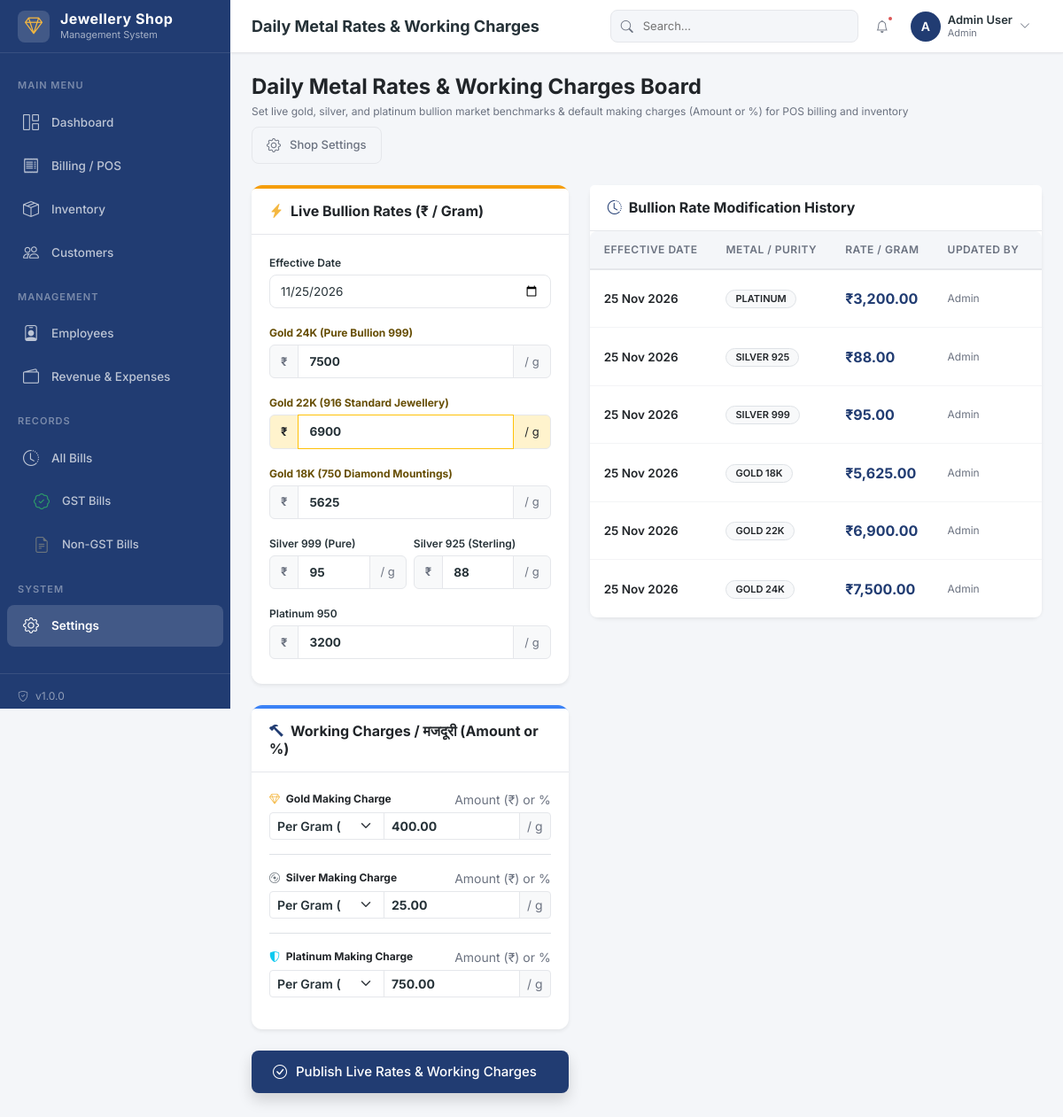
The page /modules/settings/metal_rates.php (signed in) on the database its author committed.
### tables this page shows
CREATE TABLE metal_rates (
    id INT AUTO_INCREMENT PRIMARY KEY,
    metal_type ENUM('gold_24k', 'gold_22k', 'gold_18k', 'silver_999', 'silver_925', 'platinum', 'diamond') NOT NULL,
    rate_per_gram DECIMAL(10,2) NOT NULL,
    effective_date DATE NOT NULL,
    created_by INT DEFAULT NULL,
    created_at TIMESTAMP DEFAULT CURRENT_TIMESTAMP,
    FOREIGN KEY (created_by) REFERENCES users(id) ON DELETE SET NULL,
    INDEX idx_metal_date (metal_type, effective_date),
    INDEX idx_effective_date (effective_date)
);

### config/database.php (called while the page is built, shortened)
<?php
function appUrl($path = '') {
    $scriptName = $_SERVER['SCRIPT_NAME'] ?? '';
    $base = '';
    if (strpos($scriptName, '/POS-Jewellery') === 0) {
        $base = '/POS-Jewellery';
    }
    $path = ltrim($path, '/');
    return $base . ($path ? '/' . $path : '');
}
function url($path = '') {
    return appUrl($path);
}
function getDBConnection() {
    static $pdo = null;
    if ($pdo === null) {
        $options = [
            PDO::ATTR_ERRMODE            => PDO::ERRMODE_EXCEPTION,
            PDO::ATTR_DEFAULT_FETCH_MODE => PDO::FETCH_ASSOC,
            PDO::ATTR_EMULATE_PREPARES   => false,
        ];
        $hosts = [DB_HOST, '127.0.0.1', 'localhost'];
        foreach (array_unique($hosts) as $h) {
            try {
                $dsn = "mysql:host=" . $h . ";dbname=" . DB_NAME . ";charset=" . DB_CHARSET;
                $pdo = new PDO($dsn, DB_USER, DB_PASS, $options);
                $pdo->exec("SET NAMES utf8mb4 COLLATE utf8mb4_unicode_ci");
                break;
            } catch (PDOException $e) {
                $lastException = $e;
            }
        }
    }
    return $pdo;
}
function getSetting($key, $default = '') {
    static $cache = [];
    if (isset($cache[$key])) {
        return $cache[$key];
    }
    try {
        $pdo = getDBConnection();
        $stmt = $pdo->prepare("SELECT setting_value FROM settings WHERE setting_key = ?");
        $stmt->execute([$key]);
        $result = $stmt->fetch();
        $value = $result ? $result['setting_value'] : $default;
        return $value;
    } catch (PDOException $e) {
        return $default;
    }
}
function sanitize($input) {
    return htmlspecialchars(trim($input), ENT_QUOTES, 'UTF-8');
}
function getCurrentMetalRates() {
    $pdo = getDBConnection();
    $rates = [];
    $metals = ['gold_24k', 'gold_22k', 'gold_18k', 'silver_999', 'silver_925', 'platinum'];
    foreach ($metals as $metal) {
        $stmt = $pdo->prepare("SELECT rate_per_gram FROM metal_rates WHERE metal_type = ? ORDER BY effective_date DESC, id DESC LIMIT 1");
        $stmt->execute([$metal]);
        $result = $stmt->fetch();
        $rates[$metal] = $result ? (float)$result['rate_per_gram'] : 0;
    }
    return $rates;
}

### modules/settings/metal_rates.php (the view, shortened to what this page needs)
<?php
require_once __DIR__ . '/../../config/database.php';
$pdo = getDBConnection();
$currentRates = getCurrentMetalRates();
$historyStmt = $pdo->query("SELECT mr.*, u.username as updater_name
                            FROM metal_rates mr
                            LEFT JOIN users u ON mr.created_by = u.id
                            ORDER BY mr.effective_date DESC, mr.id DESC LIMIT 30");
$rateHistory = $historyStmt->fetchAll();
include __DIR__ . '/../../includes/header.php';
?>
<div class="d-flex justify-content-between align-items-center mb-4 flex-wrap gap-2">
    <div>
        <h4 class="mb-1 fw-bold text-dark">Daily Metal Rates & Working Charges Board</h4>
        <p class="text-muted fs-sm mb-0">Set live gold, silver, and platinum bullion market benchmarks & default making charges (Amount or %) for POS billing and inventory</p>
    </div>
    <div class="d-flex gap-2">
        <a href="<?php echo url('modules/settings/index.php'); ?>" class="btn btn-outline-secondary">
            <i class="bi bi-gear me-1"></i> Shop Settings
        </a>
    </div>
</div>
<div class="row g-4">
    <div class="col-lg-5">
        <form method="POST" action="">
            <div class="card mb-4 border-0 shadow-sm" style="border-top: 4px solid #f59e0b !important;">
                <div class="card-header bg-white py-3">
                    <h6 class="mb-0 fw-bold text-dark"><i class="bi bi-lightning-charge-fill me-2 text-warning"></i>Live Bullion Rates (₹ / Gram)</h6>
                </div>
                <div class="card-body">
                    <div class="mb-3">
                        <label class="form-label fs-sm fw-semibold">Effective Date</label>
                        <input type="date" class="form-control" name="effective_date" value="<?php echo date('Y-m-d'); ?>" required>
                    </div>
                    <div class="mb-3">
                        <label class="form-label fs-sm fw-bold text-warning-emphasis">Gold 24K (Pure Bullion 999)</label>
                        <div class="input-group">
                            <span class="input-group-text bg-light fw-bold">₹</span>
                            <input type="number" step="0.01" min="1" class="form-control form-control-lg fw-bold" name="gold_24k" value="<?php echo $currentRates['gold_24k'] ?? 7500; ?>" required>
                            <span class="input-group-text bg-light fs-xs text-muted">/ g</span>
                        </div>
                    </div>
                    <div class="mb-3">
                        <label class="form-label fs-sm fw-bold text-warning-emphasis">Gold 22K (916 Standard Jewellery)</label>
                        <div class="input-group">
                            <span class="input-group-text bg-warning-subtle fw-bold text-dark">₹</span>
                            <input type="number" step="0.01" min="1" class="form-control form-control-lg fw-bold border-warning" name="gold_22k" value="<?php echo $currentRates['gold_22k'] ?? 6900; ?>" required>
                            <span class="input-group-text bg-warning-subtle fs-xs text-dark">/ g</span>
                        </div>
                    </div>
                    <div class="mb-3">
                        <label class="form-label fs-sm fw-bold text-warning-emphasis">Gold 18K (750 Diamond Mountings)</label>
                        <div class="input-group">
                            <span class="input-group-text bg-light fw-bold">₹</span>
                            <input type="number" step="0.01" min="1" class="form-control form-control-lg fw-bold" name="gold_18k" value="<?php echo $currentRates['gold_18k'] ?? 5625; ?>" required>
                            <span class="input-group-text bg-light fs-xs text-muted">/ g</span>
                        </div>
                    </div>
                    <div class="row g-2 mb-3">
                        <div class="col-6">
                            <label class="form-label fs-sm fw-semibold">Silver 999 (Pure)</label>
                            <div class="input-group">
                                <span class="input-group-text bg-light fw-bold">₹</span>
                                <input type="number" step="0.01" min="1" class="form-control fw-bold" name="silver_999" value="<?php echo $currentRates['silver_999'] ?? 95; ?>" required>
                                <span class="input-group-text bg-light fs-xs text-muted">/ g</span>
                            </div>
                        </div>
                        <div class="col-6">
                            <label class="form-label fs-sm fw-semibold">Silver 925 (Sterling)</label>
                            <div class="input-group">
                                <span class="input-group-text bg-light fw-bold">₹</span>
                                <input type="number" step="0.01" min="1" class="form-control fw-bold" name="silver_925" value="<?php echo $currentRates['silver_925'] ?? 88; ?>" required>
                                <span class="input-group-text bg-light fs-xs text-muted">/ g</span>
                            </div>
                        </div>
                    </div>
                    <div class="mb-2">
                        <label class="form-label fs-sm fw-semibold">Platinum 950</label>
                        <div class="input-group">
                            <span class="input-group-text bg-light fw-bold">₹</span>
                            <input type="number" step="0.01" min="1" class="form-control fw-bold" name="platinum" value="<?php echo $currentRates['platinum'] ?? 3200; ?>" required>
                            <span class="input-group-text bg-light fs-xs text-muted">/ g</span>
                        </div>
                    </div>
                </div>
            </div>
            <div class="card mb-4 border-0 shadow-sm" style="border-top: 4px solid #3b82f6 !important;">
                <div class="card-header bg-white py-3">
                    <h6 class="mb-0 fw-bold text-dark"><i class="bi bi-hammer me-2 text-primary"></i>Working Charges / मजदूरी (Amount or %)</h6>
                </div>
                <div class="card-body">
                    <div class="mb-3 pb-3 border-bottom">
                        <div class="d-flex justify-content-between align-items-center mb-1">
                            <label class="form-label fs-sm fw-bold mb-0 text-dark"><i class="bi bi-gem text-warning me-1"></i> Gold Making Charge</label>
                            <span class="text-muted fs-xs">Amount (₹) or %</span>
                        </div>
                        <div class="input-group input-group-sm">
                            <select class="form-select fw-semibold" style="max-width: 130px;" name="gold_making_charges_type" id="mr_gold_type" onchange="syncMrMaking('mr_gold')">
                                <option value="per_gram" <?php echo getSetting('gold_making_charges_type', 'per_gram') === 'per_gram' ? 'selected' : ''; ?>>Per Gram (₹/g)</option>
                            </select>
                            <input type="number" step="0.01" min="0" class="form-control fw-bold" name="gold_making_charges_rate" id="mr_gold_rate" value="<?php echo sanitize(getSetting('gold_making_charges_rate', '400.00')); ?>">
                            <span class="input-group-text bg-light" id="mr_gold_suf">/ g</span>
                        </div>
                    </div>
                    <div class="mb-3 pb-3 border-bottom">
                        <div class="d-flex justify-content-between align-items-center mb-1">
                            <label class="form-label fs-sm fw-bold mb-0 text-dark"><i class="bi bi-disc text-secondary me-1"></i> Silver Making Charge</label>
                            <span class="text-muted fs-xs">Amount (₹) or %</span>
                        </div>
                        <div class="input-group input-group-sm">
                            <select class="form-select fw-semibold" style="max-width: 130px;" name="silver_making_charges_type" id="mr_silver_type" onchange="syncMrMaking('mr_silver')">
                                <option value="per_gram" <?php echo getSetting('silver_making_charges_type', 'per_gram') === 'per_gram' ? 'selected' : ''; ?>>Per Gram (₹/g)</option>
                            </select>
                            <input type="number" step="0.01" min="0" class="form-control fw-bold" name="silver_making_charges_rate" id="mr_silver_rate" value="<?php echo sanitize(getSetting('silver_making_charges_rate', '25.00')); ?>">
                            <span class="input-group-text bg-light" id="mr_silver_suf">/ g</span>
                        </div>
                    </div>
                    <div class="mb-3">
                        <div class="d-flex justify-content-between align-items-center mb-1">
                            <label class="form-label fs-sm fw-bold mb-0 text-dark"><i class="bi bi-shield-shaded text-info me-1"></i> Platinum Making Charge</label>
                            <span class="text-muted fs-xs">Amount (₹) or %</span>
                        </div>
                        <div class="input-group input-group-sm">
                            <select class="form-select fw-semibold" style="max-width: 130px;" name="platinum_making_charges_type" id="mr_platinum_type" onchange="syncMrMaking('mr_platinum')">
                                <option value="per_gram" <?php echo getSetting('platinum_making_charges_type', 'per_gram') === 'per_gram' ? 'selected' : ''; ?>>Per Gram (₹/g)</option>
                            </select>
                            <input type="number" step="0.01" min="0" class="form-control fw-bold" name="platinum_making_charges_rate" id="mr_platinum_rate" value="<?php echo sanitize(getSetting('platinum_making_charges_rate', '750.00')); ?>">
                            <span class="input-group-text bg-light" id="mr_platinum_suf">/ g</span>
                        </div>
                    </div>
                </div>
            </div>
            <button type="submit" class="btn btn-primary btn-lg w-100 shadow mb-4">
                <i class="bi bi-check-circle me-1"></i> Publish Live Rates & Working Charges
            </button>
        </form>
    </div>
    <div class="col-lg-7">
        <div class="card border-0 shadow-sm">
            <div class="card-header bg-white py-3">
                <h6 class="mb-0 fw-bold"><i class="bi bi-clock-history me-2 text-primary"></i>Bullion Rate Modification History</h6>
            </div>
            <div class="card-body p-0">
                <div class="table-container">
                    <table class="table align-middle mb-0">
                        <thead>
                            <tr>
                                <th>Effective Date</th>
                                <th>Metal / Purity</th>
                                <th>Rate / Gram</th>
                                <th>Updated By</th>
                                <th>Timestamp</th>
                            </tr>
                        </thead>
                        <tbody>
                            <?php if (empty($rateHistory)): ?>
                            <tr>
                                <td colspan="5" class="text-center py-4 text-muted">No rate change records logged.</td>
                            </tr>
                            <?php else: ?>
                            <?php foreach ($rateHistory as $rh): ?>
                            <tr>
                                <td class="fw-semibold text-dark">
                                    <?php echo date('d M Y', strtotime($rh['effective_date'])); ?>
                                </td>
                                <td>
                                    <span class="badge bg-light text-dark border"><?php echo strtoupper(str_replace('_', ' ', $rh['metal_type'])); ?></span>
                                </td>
                                <td>
                                    <strong class="text-primary fs-6">₹<?php echo number_format($rh['rate_per_gram'], 2); ?></strong>
                                </td>
                                <td class="text-muted fs-sm">
                                    <?php echo sanitize($rh['updater_name'] ?: 'Admin'); ?>
                                </td>
                                <td class="text-muted fs-xs">
                                </td>
                            </tr>
                            <?php endforeach; ?>
                            <?php endif; ?>
                        </tbody>
                    </table>
                </div>
            </div>
        </div>
    </div>
</div>
<?php include __DIR__ . '/../../includes/footer.php'; ?>

### rows shown on the page
metal_rates: effective_date "25 Nov 2026", metal_type "PLATINUM", rate_per_gram "3,200.00", updater_name "Admin"
metal_rates: effective_date "25 Nov 2026", metal_type "SILVER 925", rate_per_gram "88.00", updater_name "Admin"
metal_rates: effective_date "25 Nov 2026", metal_type "SILVER 999", rate_per_gram "95.00", updater_name "Admin"
metal_rates: effective_date "25 Nov 2026", metal_type "GOLD 18K", rate_per_gram "5,625.00", updater_name "Admin"
metal_rates: effective_date "25 Nov 2026", metal_type "GOLD 22K", rate_per_gram "6,900.00", updater_name "Admin"
metal_rates: effective_date "25 Nov 2026", metal_type "GOLD 24K", rate_per_gram "7,500.00", updater_name "Admin"

### other values the page prints
getSetting('shop_name', 'Jewellery ERP') "Jewellery Shop"
APP_VERSION "1.0.0"
$pageTitle "Daily Metal Rates & Working Charges"
substr($currentUser['name'], 0, 1) "A"
$currentUser['name'] "Admin User"
$currentUser['role'] "Admin"
